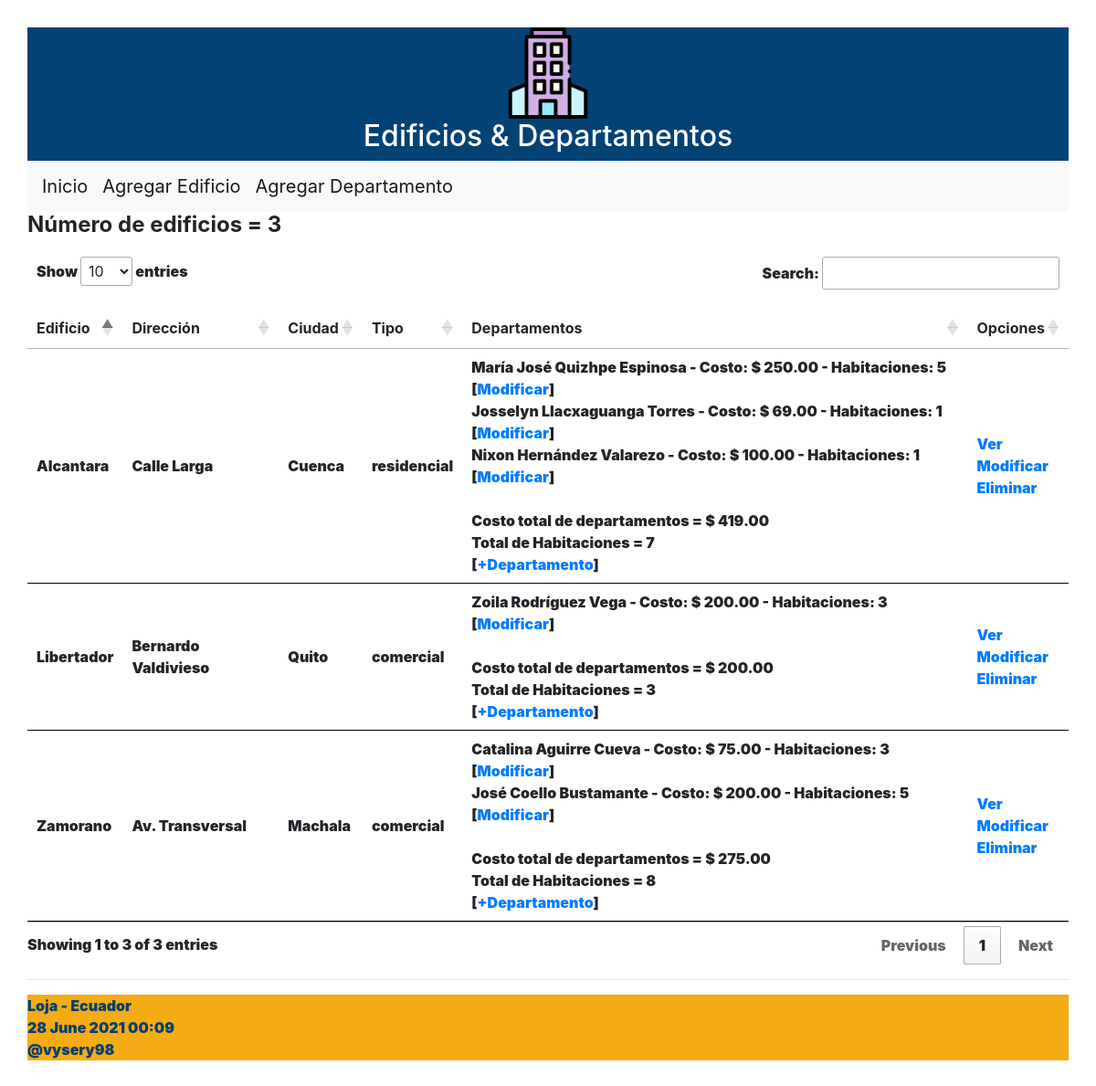
The page / on the database its author committed.
### ordenamiento/models.py (models this page shows, shortened)
class Edificio(models.Model):
	opciones_tipo = (
	    ('residencial','Residencial'),
	    ('comercial','Comercial'),
    )
	nombre = models.CharField("Nombre del edificio", max_length=50)
	direccion = models.CharField("Dirección", max_length=50)
	ciudad = models.CharField("Ciudad", max_length=50)
	tipo_edificio = models.CharField("Tipo", max_length=30,
        choices=opciones_tipo)
	def obtener_cantidad_cuartos(self):
		valor = [t.num_cuartos for t in self.departamentos.all()]
		valor = sum(valor)
		return valor
	def obtener_costo_departamento(self):
		valor = [t.costo for t in self.departamentos.all()]
		valor = sum(valor)
		return valor

class Departamento(models.Model):
	propietario = models.CharField("Propietario/a", max_length=100)
	costo = models.DecimalField(max_digits=100, decimal_places=2)
	num_cuartos = models.IntegerField("Número de cuartos")
	edificio = models.ForeignKey(Edificio, on_delete=models.CASCADE,
	        related_name="departamentos")

### ordenamiento/views.py (the view)
# urls.py: path('', views.index, name='index'),
def index(request):
    edificios = Edificio.objects.all()
    informacion_template = {'edificios': edificios, 'numero_edificios': len(edificios)}
    return render(request, 'index.html', informacion_template)

### ordenamiento/templates/index.html (shortened to what this page needs)
{% extends "master.html" %}
{% block content %}
<h4><b>Número de edificios = {{ numero_edificios }}<b></h4>
<table id="tabla_datos">
  <thead>
    <tr>
      <th>Edificio</th>
      <th>Dirección</th>
      <th>Ciudad</th>
      <th>Tipo</th>
      <th>Departamentos</th>
      <th>Opciones</th>
    </tr>
  </thead>
  {% for e in edificios %}
  <tr>
    <td> {{e.nombre}} </td>
    <td> {{e.direccion}} </td>
    <td> {{e.ciudad}}</td>
    <td> {{e.tipo_edificio}}</td>
    <td>
        {% for t in e.departamentos.all %}
            <span >{{t.propietario}} - Costo: $ {{t.costo}} - Habitaciones: {{t.num_cuartos}}
            [<a href="{% url 'editar_departamento' t.id %}">Modificar</a>] </span><br>
        {% endfor %}
        <br>
        <span><b>Costo total de departamentos = $</b> {{ e.obtener_costo_departamento }}</span>
        <br>
        <span><b>Total de Habitaciones = </b>{{ e.obtener_cantidad_cuartos }}</span>
        <br>
        [<a href="{% url 'crear_departamento_edificio' e.id%}">+Departamento</a>]
    </td>
    <td> <a href="{% url 'obtener_edificio' e.id %}">Ver</a> <br>
      <a href="{% url 'editar_edificio' e.id %}">Modificar</a> <br>
      <a href="{% url 'eliminar_edificio' e.id %}"
      onclick="return confirm('¿Desea eliminar el Edificio {{ e.nombre }}?')" >
      Eliminar</a>
    </td>
  </tr>
  {% endfor %}
</table>
{% endblock %}

### ordenamiento/templates/master.html (shortened to what this page needs)
<!DOCTYPE html>
<html>
  <head>
    {% load static %}
    <link rel="stylesheet" type="text/css" href="{% static 'css/estilos.css' %}">
    <link rel="stylesheet" type="text/css" href="https://cdn.datatables.net/1.10.25/css/jquery.dataTables.min.css">
    <link rel="stylesheet" href="https://stackpath.bootstrapcdn.com/bootstrap/4.3.1/css/bootstrap.min.css">
  </head>
  <body>
    <header>
      <img src="{% static 'images/logo.png' %}" alt="My image" class="center">
      <div id="headerDiv">
        <h2>Edificios & Departamentos</h2>
      </div>
      <nav class="navbar navbar-expand-lg navbar-light bg-light">
        <a class="navbar-brand" href="{% url 'index' %}">Inicio</a>
        <a class="navbar-brand" href="{% url 'crear_edificio' %}">Agregar Edificio</a>
        <a class="navbar-brand" href="{% url 'crear_departamento' %}">Agregar Departamento</a>
      </nav>
    </header>
    <section>
        {% block content %}
        {% endblock %}
    </section>
    <hr>
    {% include 'footer.html' %}
  </body>
</html>

### ordenamiento/templates/footer.html
<footer>
      <p>Loja - Ecuador<br>{% now "j F Y H:i" %}<br>@vysery98</p>
</footer>

### ordenamiento/static/css/estilos.css (style rules this page uses)
.center { display: block; margin-left: auto; margin-right: auto; width:100%; max-width:100px; }
#headerDiv { display: flex; flex-direction: column; justify-content: center; text-align: center; }
body { background: #FEFEFD; padding: 30px; }
header { background: #034275; color: #FFF; }
section { width: 100%; }
th, td { padding: 15px; border-bottom: 1px solid black; }
footer { background: #F4AB14; color: #003F72; }

### rows shown on the page
Edificio: nombre "Zamorano", direccion "Av. Transversal", ciudad "Machala", tipo_edificio "comercial", obtener_costo_departamento "275.00", obtener_cantidad_cuartos "8"
Departamento: propietario "Catalina Aguirre Cueva", costo "75.00", num_cuartos "3"
Departamento: propietario "José Coello Bustamante", costo "200.00", num_cuartos "5"
Edificio: nombre "Alcantara", direccion "Calle Larga", ciudad "Cuenca", tipo_edificio "residencial", obtener_costo_departamento "419.00", obtener_cantidad_cuartos "7"
Departamento: propietario "María José Quizhpe Espinosa", costo "250.00", num_cuartos "5"
Departamento: propietario "Josselyn Llacxaguanga Torres", costo "69.00", num_cuartos "1"
Departamento: propietario "Nixon Hernández Valarezo", costo "100.00", num_cuartos "1"
Edificio: nombre "Libertador", direccion "Bernardo Valdivieso", ciudad "Quito", tipo_edificio "comercial", obtener_costo_departamento "200.00", obtener_cantidad_cuartos "3"
Departamento: propietario "Zoila Rodríguez Vega", costo "200.00", num_cuartos "3"

### other values the page prints
{{ numero_edificios }} "3"
